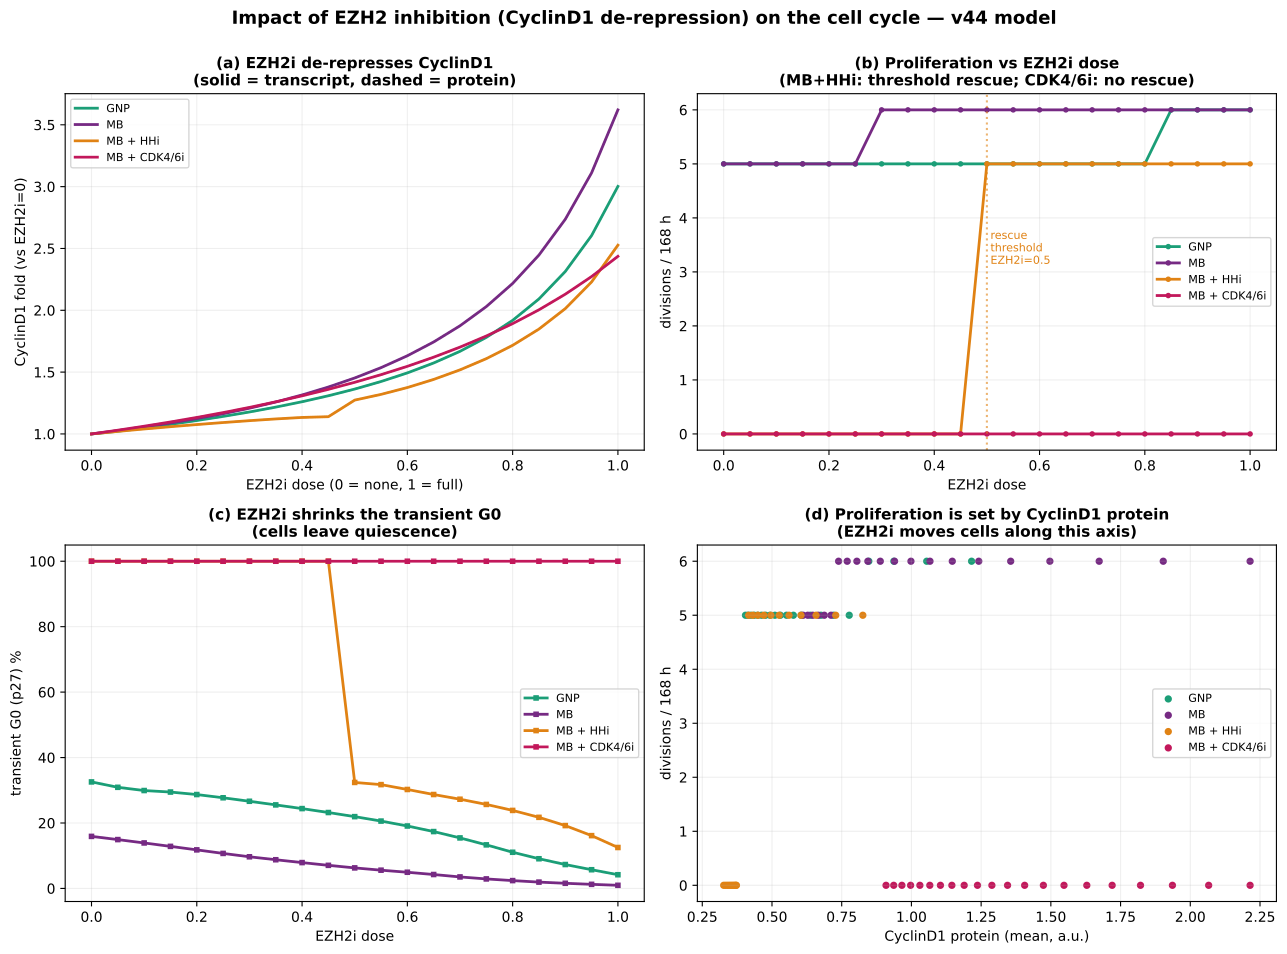

Reproduce this figure in Python.
"""EZH2-inhibition dose-response: how de-repression of CyclinD1 drives the cell cycle.

EZH2i is a graded input (0 = no inhibition, 1 = full): the CyclinD1 repression factor is
K/(K + EZH2*(1-EZH2i)), so intermediate EZH2i = partial catalytic inhibition (a Tazemetostat dose).
We sweep EZH2i in four contexts and trace CyclinD1 (transcript + protein) -> proliferation:

  GNP            : SHH-driven, already cycling      -> effect on a cycling cell
  MB             : Ptch+/-, MYCN-amplified, cycling -> effect on a tumour that already cycles
  MB + HHi       : vismodegib-arrested              -> the RESCUE: threshold to re-enter the cycle
  MB + CDK4/6i   : palbociclib-arrested (downstream)-> control: cannot be rescued at any dose

Outputs (fig_v44_ezh2i_doseresponse.png) + a printed table:
  (a) CyclinD1 transcript & protein vs EZH2i dose
  (b) proliferation (divisions / 168 h) vs EZH2i dose  -> the de-repression THRESHOLD that the paper
      predicts (low dose may be insufficient or harmful; a critical dose is needed to rescue)
  (c) transient-G0 fraction (p27) vs EZH2i dose
  (d) where each context sits relative to the cycling threshold (CyclinD1 protein vs divisions)

Run:  ./venv/bin/python simulations/fig_v44_ezh2i_doseresponse.py
"""
import sys, os
sys.path.insert(0, os.path.dirname(os.path.dirname(os.path.abspath(__file__))))
import numpy as np, matplotlib.pyplot as plt
import tellurium as te
from simulations.validate_v44 import count_divisions, mean_settled, classify, P27_THR, SEL, _MODEL

T_END, N_PTS = 10080, 20160          # 168 h
DOSES = np.round(np.linspace(0, 1, 21), 3)


def run(shh=0.5, ptch1_cn=1.0, gdc=0.0, ezh2i=0.0, mycn_amp=1.0, cdk46i=False,
        t_end=T_END, n_pts=N_PTS):
    """Robust single-condition run (retry on the flaky CVODE init error with looser tol)."""
    for atol in (1e-9, 1e-8, 1e-7):
        rr = te.loada(_MODEL)
        rr.integrator.setValue("absolute_tolerance", atol)
        rr.integrator.setValue("relative_tolerance", 1e-6)
        rr['SHH'] = shh; rr['Ptch1_copy_number'] = ptch1_cn; rr['GDC0449'] = gdc
        rr['EZH2i'] = ezh2i; rr['MYCN_amplification'] = mycn_amp
        if cdk46i:
            rr['kPhRbCd'] = 0.0
        try:
            return rr.simulate(0, t_end, n_pts, selections=SEL)
        except Exception:
            continue
    raise RuntimeError("simulation failed at all tolerances")

CONTEXTS = {
    'GNP':          dict(shh=0.5, ptch1_cn=1.0, gdc=0.0, mycn_amp=1.0),
    'MB':           dict(shh=0.5, ptch1_cn=0.1, gdc=0.0, mycn_amp=2.8),
    'MB + HHi':     dict(shh=0.5, ptch1_cn=0.1, gdc=1.0, mycn_amp=2.8),
    'MB + CDK4/6i': dict(shh=0.5, ptch1_cn=0.1, gdc=0.0, mycn_amp=2.8, cdk46i=True),
}
COL = {'GNP': '#1b9e77', 'MB': '#762A83', 'MB + HHi': '#E08214', 'MB + CDK4/6i': '#C2185B'}

data = {c: dict(cdm=[], cd=[], ndiv=[], period=[], g0=[]) for c in CONTEXTS}
for cname, cond in CONTEXTS.items():
    for d in DOSES:
        r = run(**cond, ezh2i=float(d), t_end=T_END, n_pts=N_PTS)
        n, _, per = count_divisions(r)
        f, _ = classify(r, P27_THR)
        data[cname]['cdm'].append(mean_settled(r, 'Cd_mRNA'))
        data[cname]['cd'].append(mean_settled(r, 'Cd'))
        data[cname]['ndiv'].append(n)
        data[cname]['period'].append(np.mean(per) if len(per) else np.nan)
        data[cname]['g0'].append(f['G0'])

# threshold (first dose that cycles) for the arrested contexts
def threshold(c):
    nd = data[c]['ndiv']
    for d, n in zip(DOSES, nd):
        if n > 0:
            return d
    return None

print("=" * 78)
print("EZH2i dose-response (divisions over 168 h; CyclinD1 transcript fold vs EZH2i=0)")
for c in CONTEXTS:
    base = data[c]['cdm'][0]
    print(f"\n{c}:")
    print(f"  {'EZH2i':>6} {'CycD1mRNA':>10} {'fold':>6} {'CycD1prot':>10} {'div/168h':>9} {'G0%':>6}")
    for i, d in enumerate(DOSES):
        if i % 2:  # print every other for brevity
            continue
        print(f"  {d:>6.2f} {data[c]['cdm'][i]:>10.3f} {data[c]['cdm'][i]/base:>6.2f} "
              f"{data[c]['cd'][i]:>10.3f} {data[c]['ndiv'][i]:>9d} {data[c]['g0'][i]:>6.1f}")
    th = threshold(c)
    print(f"  -> cycling threshold: EZH2i = {th}" if th is not None and data[c]['ndiv'][0] == 0
          else ("  -> cycles at all doses" if data[c]['ndiv'][0] > 0 else "  -> never cycles (no rescue)"))

# ---------------- figure ----------------
fig, ax = plt.subplots(2, 2, figsize=(13, 9.5))

# (a) CyclinD1 transcript (solid) + protein (dashed), fold vs EZH2i=0
for c in CONTEXTS:
    base_m = data[c]['cdm'][0]; base_p = data[c]['cd'][0]
    ax[0, 0].plot(DOSES, np.array(data[c]['cdm']) / base_m, color=COL[c], lw=2, label=c)
    ax[0, 0].plot(DOSES, np.array(data[c]['cd']) / base_p, color=COL[c], lw=1.3, ls='--', alpha=0.7)
ax[0, 0].set_xlabel('EZH2i dose (0 = none, 1 = full)'); ax[0, 0].set_ylabel('CyclinD1 fold (vs EZH2i=0)')
ax[0, 0].set_title('(a) EZH2i de-represses CyclinD1\n(solid = transcript, dashed = protein)', fontweight='bold', fontsize=11)
ax[0, 0].legend(fontsize=8); ax[0, 0].grid(alpha=0.2)

# (b) proliferation vs EZH2i dose -> the rescue threshold
for c in CONTEXTS:
    ax[0, 1].plot(DOSES, data[c]['ndiv'], color=COL[c], lw=2, marker='o', ms=3, label=c)
ax[0, 1].set_xlabel('EZH2i dose'); ax[0, 1].set_ylabel('divisions / 168 h')
ax[0, 1].set_title('(b) Proliferation vs EZH2i dose\n(MB+HHi: threshold rescue; CDK4/6i: no rescue)', fontweight='bold', fontsize=11)
ax[0, 1].legend(fontsize=8); ax[0, 1].grid(alpha=0.2)
th = threshold('MB + HHi')
if th is not None and data['MB + HHi']['ndiv'][0] == 0:
    ax[0, 1].axvline(th, color=COL['MB + HHi'], ls=':', alpha=0.6)
    ax[0, 1].text(th, ax[0, 1].get_ylim()[1]*0.5, f' rescue\n threshold\n EZH2i={th:g}', fontsize=8, color=COL['MB + HHi'])

# (c) transient-G0 (p27) vs EZH2i dose
for c in CONTEXTS:
    ax[1, 0].plot(DOSES, data[c]['g0'], color=COL[c], lw=2, marker='s', ms=3, label=c)
ax[1, 0].set_xlabel('EZH2i dose'); ax[1, 0].set_ylabel('transient G0 (p27) %')
ax[1, 0].set_title('(c) EZH2i shrinks the transient G0\n(cells leave quiescence)', fontweight='bold', fontsize=11)
ax[1, 0].legend(fontsize=8); ax[1, 0].grid(alpha=0.2)

# (d) CyclinD1 protein vs divisions -> the cycling threshold the cell must cross
for c in CONTEXTS:
    ax[1, 1].scatter(data[c]['cd'], data[c]['ndiv'], color=COL[c], s=28, label=c, edgecolor='none')
ax[1, 1].set_xlabel('CyclinD1 protein (mean, a.u.)'); ax[1, 1].set_ylabel('divisions / 168 h')
ax[1, 1].set_title('(d) Proliferation is set by CyclinD1 protein\n(EZH2i moves cells along this axis)', fontweight='bold', fontsize=11)
ax[1, 1].legend(fontsize=8); ax[1, 1].grid(alpha=0.2)

fig.suptitle('Impact of EZH2 inhibition (CyclinD1 de-repression) on the cell cycle — v44 model',
             fontsize=13, fontweight='bold', y=1.0)
plt.tight_layout()
plt.savefig('simulations/fig_v44_ezh2i_doseresponse.png', dpi=170, bbox_inches='tight')
plt.savefig('simulations/fig_v44_ezh2i_doseresponse.pdf', bbox_inches='tight')
plt.close()
print("\nSaved: fig_v44_ezh2i_doseresponse.png")
